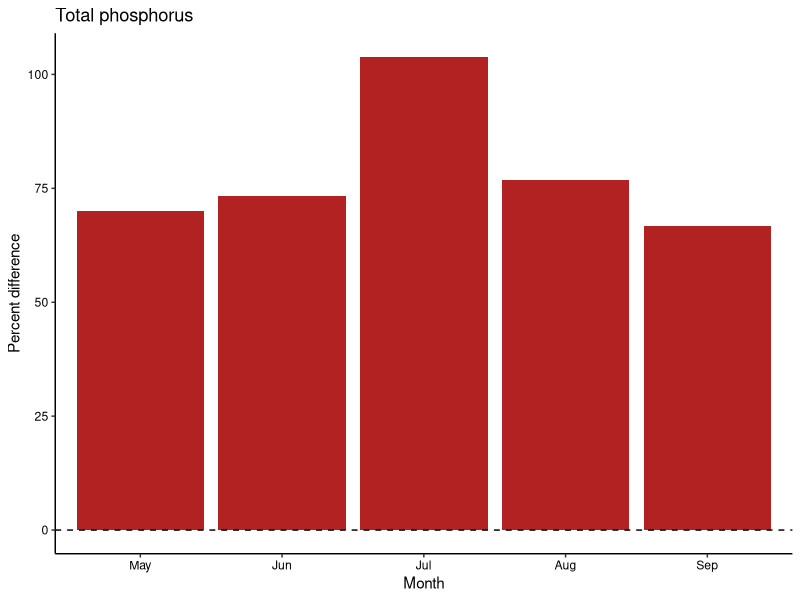
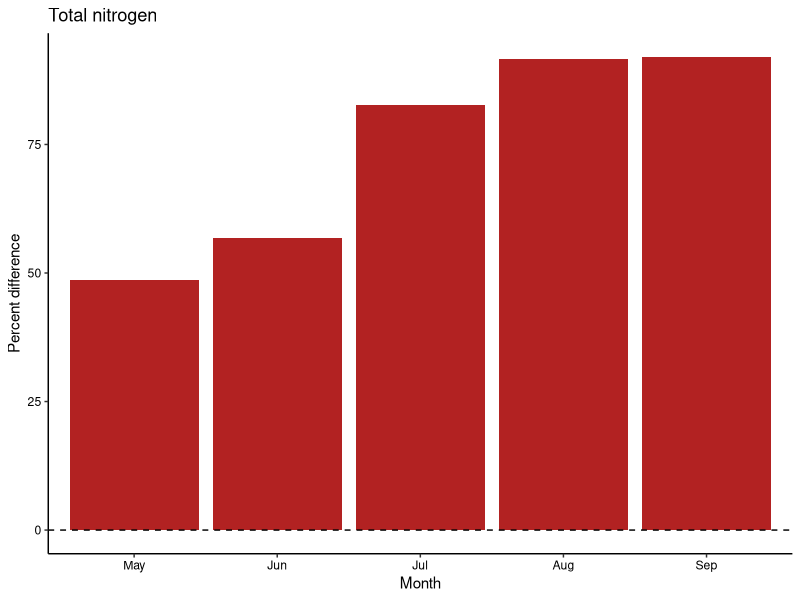
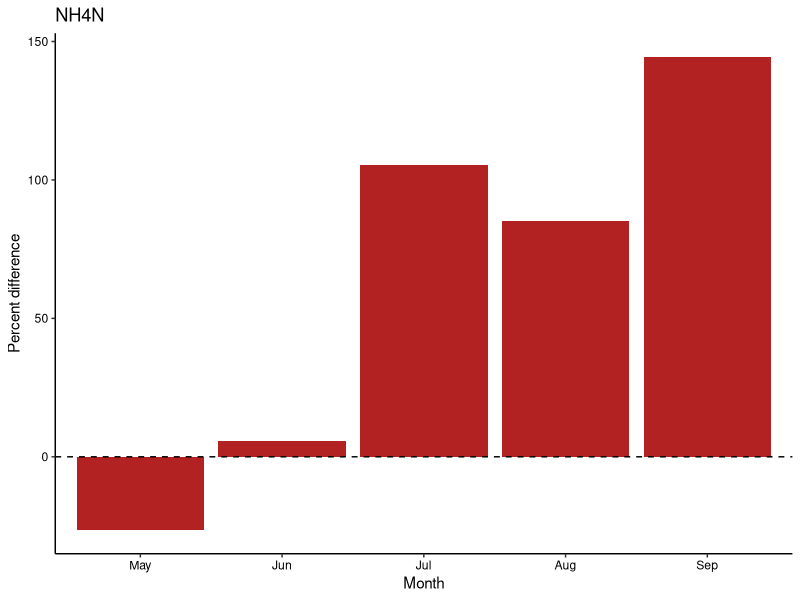
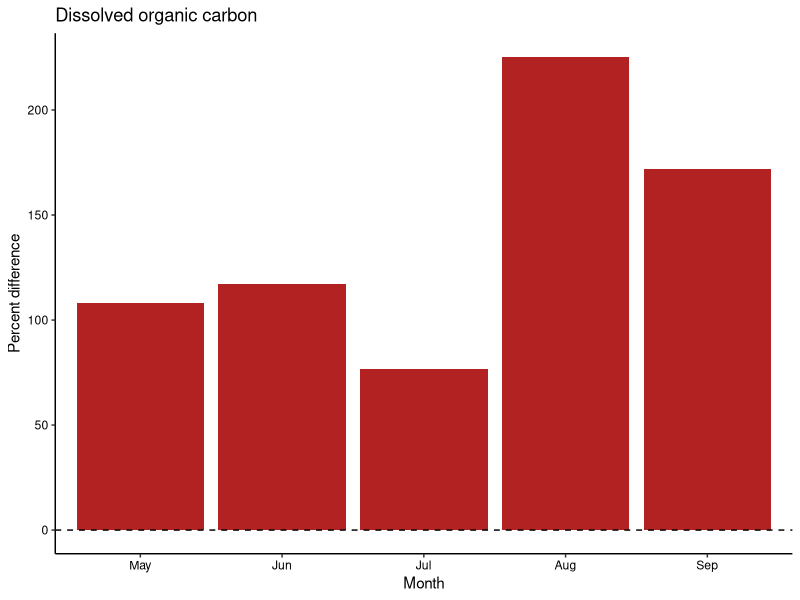
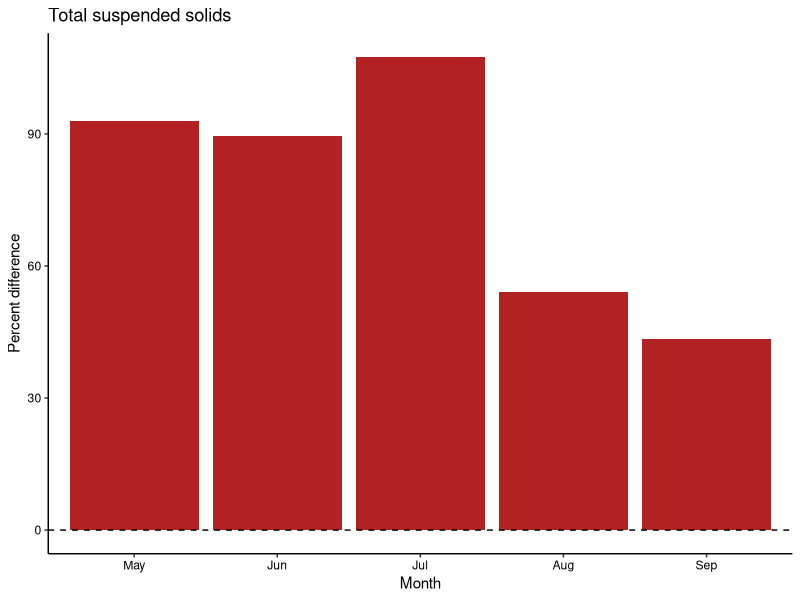
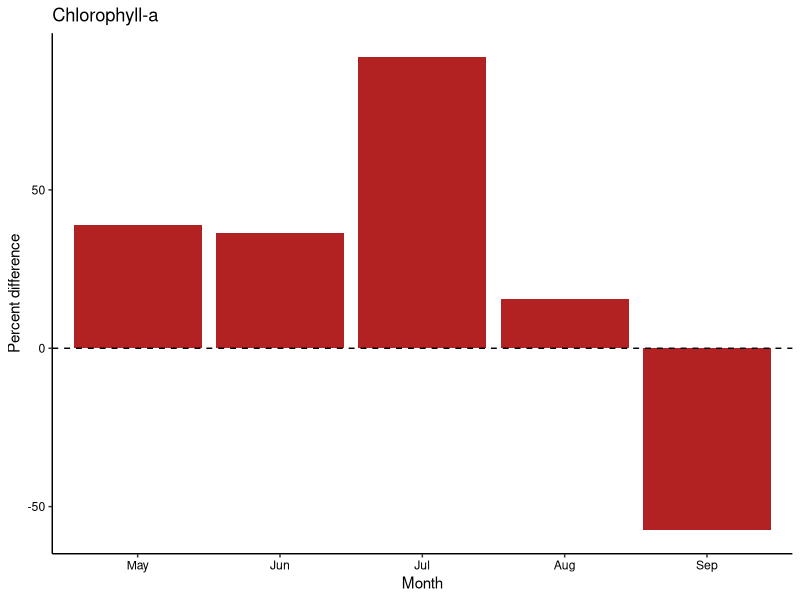
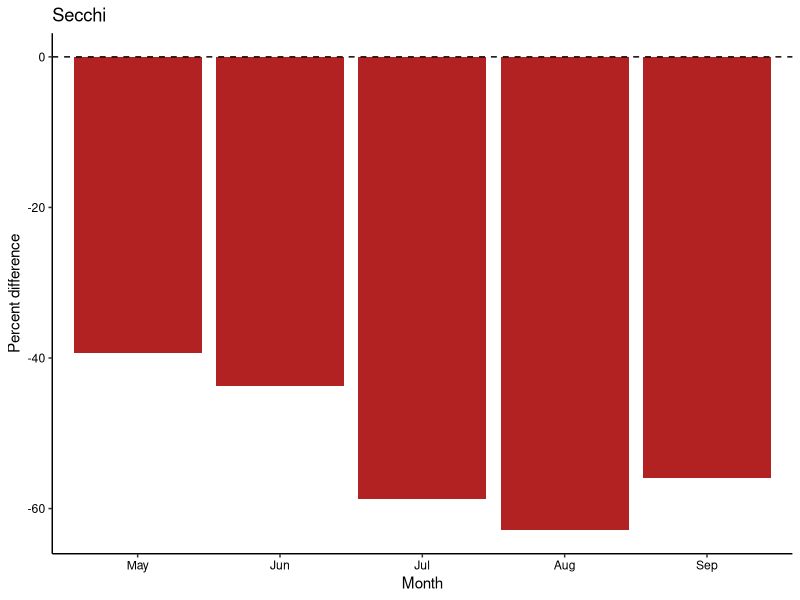
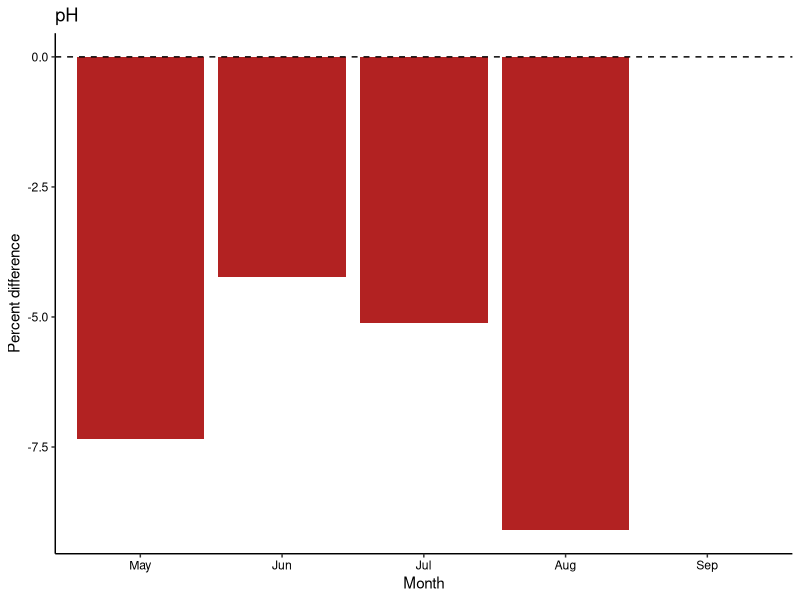

R code for these plots, in order:
## ---- chunk 1
knitr::opts_chunk$set(echo = TRUE)
#### R libraries ####
library(dplyr)
library(ggplot2)

#### Input data ####
setwd("C:/Users/immcc/Documents/SplashNBurn")

# water quality
waterquality <- read.csv("Data/WaterQuality/combined_lab_field_may_sep.csv")

#### Main program ####
month_order <- c('May','Jun','Jul','Aug','Sep')
common_y_limits <- c(-100,250)
common_y_breaks <- seq(-100,250,25)

## ---- chunk 2
# Percent change in water quality between burned and control lakes
# for each month from May to September 2022
# this version shows auto-trimmed y axes
# all metrics taken at the surface
## ---- chunk 3
## TP
TP <- waterquality[,c('TP_ppb','Month_factor','Type')]
TP_burned <- subset(TP, Type=='Burned')
TP_control <- subset(TP, Type=='Control')

TP_byMonth_burned <- TP_burned %>%
  group_by(Month_factor) %>%
  summarize(TP_MedianBurned=median(TP_ppb, na.rm=T))

TP_byMonth_control <- TP_control %>%
  group_by(Month_factor) %>%
  summarize(TP_MedianControl=median(TP_ppb, na.rm=T))

TP_byMonth <- merge(TP_byMonth_burned, TP_byMonth_control, by='Month_factor', all=T)
TP_byMonth <- TP_byMonth %>%
  mutate(Month_factor =  factor(Month_factor, levels = month_order)) %>%
  arrange(Month_factor)
TP_byMonth$TP_MedianDiff <- ((TP_byMonth$TP_MedianBurned - TP_byMonth$TP_MedianControl)/TP_byMonth$TP_MedianControl)*100

# basic plot
ggplot(TP_byMonth, aes(x=Month_factor, y=TP_MedianDiff))+
  geom_bar(stat='identity', fill='firebrick')+
  theme_classic()+
  scale_y_continuous('Percent difference')+
  scale_x_discrete('Month')+
  theme(axis.title.y=element_text(color='black'),
        axis.title.x=element_text(color='black'),
        axis.text.y=element_text(color='black'),
        axis.text.x=element_text(color='black'))+
  ggtitle('Total phosphorus')+
  geom_hline(yintercept = 0, linetype='dashed')


## TN
TN <- waterquality[,c('TN_ppb','Month_factor','Type')]
TN_burned <- subset(TN, Type=='Burned')
TN_control <- subset(TN, Type=='Control')

TN_byMonth_burned <- TN_burned %>%
  group_by(Month_factor) %>%
  summarize(TN_MedianBurned=median(TN_ppb, na.rm=T))

TN_byMonth_control <- TN_control %>%
  group_by(Month_factor) %>%
  summarize(TN_MedianControl=median(TN_ppb, na.rm=T))

TN_byMonth <- merge(TN_byMonth_burned, TN_byMonth_control, by='Month_factor', all=T)
TN_byMonth <- TN_byMonth %>%
  mutate(Month_factor =  factor(Month_factor, levels = month_order)) %>%
  arrange(Month_factor)
TN_byMonth$TN_MedianDiff <- ((TN_byMonth$TN_MedianBurned - TN_byMonth$TN_MedianControl)/TN_byMonth$TN_MedianControl)*100

# basic plot
ggplot(TN_byMonth, aes(x=Month_factor, y=TN_MedianDiff))+
  geom_bar(stat='identity', fill='firebrick')+
  theme_classic()+
  scale_y_continuous('Percent difference')+
  scale_x_discrete('Month')+
  theme(axis.title.y=element_text(color='black'),
        axis.title.x=element_text(color='black'),
        axis.text.y=element_text(color='black'),
        axis.text.x=element_text(color='black'))+
  ggtitle('Total nitrogen')+
  geom_hline(yintercept = 0, linetype='dashed')


# ## NO2NO3 # why so many 0s?
# NO2NO3 <- waterquality[,c('NO2NO3_ppb','Month_factor','Type')]
# NO2NO3_burned <- subset(NO2NO3, Type=='Burned')
# NO2NO3_control <- subset(NO2NO3, Type=='Control')
# 
# NO2NO3_byMonth_burned <- NO2NO3_burned %>%
#   group_by(Month_factor) %>%
#   summarize(NO2NO3_MedianBurned=median(NO2NO3_ppb, na.rm=T))
# 
# NO2NO3_byMonth_control <- NO2NO3_control %>%
#   group_by(Month_factor) %>%
#   summarize(NO2NO3_MedianControl=median(NO2NO3_ppb, na.rm=T))
# 
# NO2NO3_byMonth <- merge(NO2NO3_byMonth_burned, NO2NO3_byMonth_control, by='Month_factor', all=T)
# NO2NO3_byMonth <- NO2NO3_byMonth %>%
#   mutate(Month_factor =  factor(Month_factor, levels = month_order)) %>%
#   arrange(Month_factor)
# NO2NO3_byMonth$NO2NO3_MedianDiff <- ((NO2NO3_byMonth$NO2NO3_MedianBurned - NO2NO3_byMonth$NO2NO3_MedianControl)/NO2NO3_byMonth$NO2NO3_MedianControl)*100
# 
# # basic plot
# ggplot(NO2NO3_byMonth, aes(x=Month_factor, y=NO2NO3_MedianDiff))+
#   geom_bar(stat='identity', fill='firebrick')+
#   theme_classic()+
#   scale_y_continuous('Percent difference')+
#   scale_x_discrete('Month')+
#   theme(axis.title.y=element_text(color='black'),
#         axis.title.x=element_text(color='black'),
#         axis.text.y=element_text(color='black'),
#         axis.text.x=element_text(color='black'))+
#   ggtitle('NO2NO3')+
#   geom_hline(yintercept = 0, linetype='dashed')


## NH4N
NH4N <- waterquality[,c('NH4N_ppb','Month_factor','Type')]
NH4N_burned <- subset(NH4N, Type=='Burned')
NH4N_control <- subset(NH4N, Type=='Control')

NH4N_byMonth_burned <- NH4N_burned %>%
  group_by(Month_factor) %>%
  summarize(NH4N_MedianBurned=median(NH4N_ppb, na.rm=T))

NH4N_byMonth_control <- NH4N_control %>%
  group_by(Month_factor) %>%
  summarize(NH4N_MedianControl=median(NH4N_ppb, na.rm=T))

NH4N_byMonth <- merge(NH4N_byMonth_burned, NH4N_byMonth_control, by='Month_factor', all=T)
NH4N_byMonth <- NH4N_byMonth %>%
  mutate(Month_factor =  factor(Month_factor, levels = month_order)) %>%
  arrange(Month_factor)
NH4N_byMonth$NH4N_MedianDiff <- ((NH4N_byMonth$NH4N_MedianBurned - NH4N_byMonth$NH4N_MedianControl)/NH4N_byMonth$NH4N_MedianControl)*100

# basic plot
ggplot(NH4N_byMonth, aes(x=Month_factor, y=NH4N_MedianDiff))+
  geom_bar(stat='identity', fill='firebrick')+
  theme_classic()+
  scale_y_continuous('Percent difference')+
  scale_x_discrete('Month')+
  theme(axis.title.y=element_text(color='black'),
        axis.title.x=element_text(color='black'),
        axis.text.y=element_text(color='black'),
        axis.text.x=element_text(color='black'))+
  ggtitle('NH4N')+
  geom_hline(yintercept = 0, linetype='dashed')

## DOC
DOC <- waterquality[,c('DOC_ppm','Month_factor','Type')]
DOC_burned <- subset(DOC, Type=='Burned')
DOC_control <- subset(DOC, Type=='Control')

DOC_byMonth_burned <- DOC_burned %>%
  group_by(Month_factor) %>%
  summarize(DOC_MedianBurned=median(DOC_ppm, na.rm=T))

DOC_byMonth_control <- DOC_control %>%
  group_by(Month_factor) %>%
  summarize(DOC_MedianControl=median(DOC_ppm, na.rm=T))

DOC_byMonth <- merge(DOC_byMonth_burned, DOC_byMonth_control, by='Month_factor', all=T)
DOC_byMonth <- DOC_byMonth %>%
  mutate(Month_factor =  factor(Month_factor, levels = month_order)) %>%
  arrange(Month_factor)
DOC_byMonth$DOC_MedianDiff <- ((DOC_byMonth$DOC_MedianBurned - DOC_byMonth$DOC_MedianControl)/DOC_byMonth$DOC_MedianControl)*100

# basic plot
ggplot(DOC_byMonth, aes(x=Month_factor, y=DOC_MedianDiff))+
  geom_bar(stat='identity', fill='firebrick')+
  theme_classic()+
  scale_y_continuous('Percent difference')+
  scale_x_discrete('Month')+
  theme(axis.title.y=element_text(color='black'),
        axis.title.x=element_text(color='black'),
        axis.text.y=element_text(color='black'),
        axis.text.x=element_text(color='black'))+
  ggtitle('Dissolved organic carbon')+
  geom_hline(yintercept = 0, linetype='dashed')

## TSS
TSS <- waterquality[,c('TSS_mgL','Month_factor','Type')]
TSS_burned <- subset(TSS, Type=='Burned')
TSS_control <- subset(TSS, Type=='Control')

TSS_byMonth_burned <- TSS_burned %>%
  group_by(Month_factor) %>%
  summarize(TSS_MedianBurned=median(TSS_mgL, na.rm=T))

TSS_byMonth_control <- TSS_control %>%
  group_by(Month_factor) %>%
  summarize(TSS_MedianControl=median(TSS_mgL, na.rm=T))

TSS_byMonth <- merge(TSS_byMonth_burned, TSS_byMonth_control, by='Month_factor', all=T)
TSS_byMonth <- TSS_byMonth %>%
  mutate(Month_factor =  factor(Month_factor, levels = month_order)) %>%
  arrange(Month_factor)
TSS_byMonth$TSS_MedianDiff <- ((TSS_byMonth$TSS_MedianBurned - TSS_byMonth$TSS_MedianControl)/TSS_byMonth$TSS_MedianControl)*100

# basic plot
ggplot(TSS_byMonth, aes(x=Month_factor, y=TSS_MedianDiff))+
  geom_bar(stat='identity', fill='firebrick')+
  theme_classic()+
  scale_y_continuous('Percent difference')+
  scale_x_discrete('Month')+
  theme(axis.title.y=element_text(color='black'),
        axis.title.x=element_text(color='black'),
        axis.text.y=element_text(color='black'),
        axis.text.x=element_text(color='black'))+
  ggtitle('Total suspended solids')+
  geom_hline(yintercept = 0, linetype='dashed')


## Chloro
Chloro <- waterquality[,c('Chloro_ppb','Month_factor','Type')]
Chloro_burned <- subset(Chloro, Type=='Burned')
Chloro_control <- subset(Chloro, Type=='Control')

Chloro_byMonth_burned <- Chloro_burned %>%
  group_by(Month_factor) %>%
  summarize(Chloro_MedianBurned=median(Chloro_ppb, na.rm=T))

Chloro_byMonth_control <- Chloro_control %>%
  group_by(Month_factor) %>%
  summarize(Chloro_MedianControl=median(Chloro_ppb, na.rm=T))

Chloro_byMonth <- merge(Chloro_byMonth_burned, Chloro_byMonth_control, by='Month_factor', all=T)
Chloro_byMonth <- Chloro_byMonth %>%
  mutate(Month_factor =  factor(Month_factor, levels = month_order)) %>%
  arrange(Month_factor)
Chloro_byMonth$Chloro_MedianDiff <- ((Chloro_byMonth$Chloro_MedianBurned - Chloro_byMonth$Chloro_MedianControl)/Chloro_byMonth$Chloro_MedianControl)*100

# basic plot
ggplot(Chloro_byMonth, aes(x=Month_factor, y=Chloro_MedianDiff))+
  geom_bar(stat='identity', fill='firebrick')+
  theme_classic()+
  scale_y_continuous('Percent difference')+
  scale_x_discrete('Month')+
  theme(axis.title.y=element_text(color='black'),
        axis.title.x=element_text(color='black'),
        axis.text.y=element_text(color='black'),
        axis.text.x=element_text(color='black'))+
  ggtitle('Chlorophyll-a')+
  geom_hline(yintercept = 0, linetype='dashed')


## Secchi
Secchi <- waterquality[,c('SecchiDepth_m','Month_factor','Type')]
Secchi_burned <- subset(Secchi, Type=='Burned')
Secchi_control <- subset(Secchi, Type=='Control')

Secchi_byMonth_burned <- Secchi_burned %>%
  group_by(Month_factor) %>%
  summarize(Secchi_MedianBurned=median(SecchiDepth_m, na.rm=T))

Secchi_byMonth_control <- Secchi_control %>%
  group_by(Month_factor) %>%
  summarize(Secchi_MedianControl=median(SecchiDepth_m, na.rm=T))

Secchi_byMonth <- merge(Secchi_byMonth_burned, Secchi_byMonth_control, by='Month_factor', all=T)
Secchi_byMonth <- Secchi_byMonth %>%
  mutate(Month_factor =  factor(Month_factor, levels = month_order)) %>%
  arrange(Month_factor)
Secchi_byMonth$Secchi_MedianDiff <- ((Secchi_byMonth$Secchi_MedianBurned - Secchi_byMonth$Secchi_MedianControl)/Secchi_byMonth$Secchi_MedianControl)*100

# basic plot
ggplot(Secchi_byMonth, aes(x=Month_factor, y=Secchi_MedianDiff))+
  geom_bar(stat='identity', fill='firebrick')+
  theme_classic()+
  scale_y_continuous('Percent difference')+
  scale_x_discrete('Month')+
  theme(axis.title.y=element_text(color='black'),
        axis.title.x=element_text(color='black'),
        axis.text.y=element_text(color='black'),
        axis.text.x=element_text(color='black'))+
  ggtitle('Secchi')+
  geom_hline(yintercept = 0, linetype='dashed')


## pH
pH <- waterquality[,c('pH','Month_factor','Type')]
pH_burned <- subset(pH, Type=='Burned')
pH_control <- subset(pH, Type=='Control')

pH_byMonth_burned <- pH_burned %>%
  group_by(Month_factor) %>%
  summarize(pH_MedianBurned=median(pH, na.rm=T))

pH_byMonth_control <- pH_control %>%
  group_by(Month_factor) %>%
  summarize(pH_MedianControl=median(pH, na.rm=T))

pH_byMonth <- merge(pH_byMonth_burned, pH_byMonth_control, by='Month_factor', all=T)
pH_byMonth <- pH_byMonth %>%
  mutate(Month_factor =  factor(Month_factor, levels = month_order)) %>%
  arrange(Month_factor)
pH_byMonth$pH_MedianDiff <- ((pH_byMonth$pH_MedianBurned - pH_byMonth$pH_MedianControl)/pH_byMonth$pH_MedianControl)*100

# basic plot
ggplot(pH_byMonth, aes(x=Month_factor, y=pH_MedianDiff))+
  geom_bar(stat='identity', fill='firebrick')+
  theme_classic()+
  scale_y_continuous('Percent difference')+
  scale_x_discrete('Month')+
  theme(axis.title.y=element_text(color='black'),
        axis.title.x=element_text(color='black'),
        axis.text.y=element_text(color='black'),
        axis.text.x=element_text(color='black'))+
  ggtitle('pH')+
  geom_hline(yintercept = 0, linetype='dashed')

## WaterTemp_C
WaterTemp_C <- waterquality[,c('WaterTemp_C','Month_factor','Type')]
WaterTemp_C_burned <- subset(WaterTemp_C, Type=='Burned')
WaterTemp_C_control <- subset(WaterTemp_C, Type=='Control')

WaterTemp_C_byMonth_burned <- WaterTemp_C_burned %>%
  group_by(Month_factor) %>%
  summarize(WaterTemp_C_MedianBurned=median(WaterTemp_C, na.rm=T))

WaterTemp_C_byMonth_control <- WaterTemp_C_control %>%
  group_by(Month_factor) %>%
  summarize(WaterTemp_C_MedianControl=median(WaterTemp_C, na.rm=T))

WaterTemp_C_byMonth <- merge(WaterTemp_C_byMonth_burned, WaterTemp_C_byMonth_control, by='Month_factor', all=T)
WaterTemp_C_byMonth <- WaterTemp_C_byMonth %>%
  mutate(Month_factor =  factor(Month_factor, levels = month_order)) %>%
  arrange(Month_factor)
WaterTemp_C_byMonth$WaterTemp_C_MedianDiff <- ((WaterTemp_C_byMonth$WaterTemp_C_MedianBurned - WaterTemp_C_byMonth$WaterTemp_C_MedianControl)/WaterTemp_C_byMonth$WaterTemp_C_MedianControl)*100

# basic plot
ggplot(WaterTemp_C_byMonth, aes(x=Month_factor, y=WaterTemp_C_MedianDiff))+
  geom_bar(stat='identity', fill='firebrick')+
  theme_classic()+
  scale_y_continuous('Percent difference')+
  scale_x_discrete('Month')+
  theme(axis.title.y=element_text(color='black'),
        axis.title.x=element_text(color='black'),
        axis.text.y=element_text(color='black'),
        axis.text.x=element_text(color='black'))+
  ggtitle('Water Temperature')+
  geom_hline(yintercept = 0, linetype='dashed')


## SpecCond_uScm
SpecCond_uScm <- waterquality[,c('SpecCond_uScm','Month_factor','Type')]
SpecCond_uScm_burned <- subset(SpecCond_uScm, Type=='Burned')
SpecCond_uScm_control <- subset(SpecCond_uScm, Type=='Control')

SpecCond_uScm_byMonth_burned <- SpecCond_uScm_burned %>%
  group_by(Month_factor) %>%
  summarize(SpecCond_uScm_MedianBurned=median(SpecCond_uScm, na.rm=T))

SpecCond_uScm_byMonth_control <- SpecCond_uScm_control %>%
  group_by(Month_factor) %>%
  summarize(SpecCond_uScm_MedianControl=median(SpecCond_uScm, na.rm=T))

SpecCond_uScm_byMonth <- merge(SpecCond_uScm_byMonth_burned, SpecCond_uScm_byMonth_control, by='Month_factor', all=T)
SpecCond_uScm_byMonth <- SpecCond_uScm_byMonth %>%
  mutate(Month_factor =  factor(Month_factor, levels = month_order)) %>%
  arrange(Month_factor)
SpecCond_uScm_byMonth$SpecCond_uScm_MedianDiff <- ((SpecCond_uScm_byMonth$SpecCond_uScm_MedianBurned - SpecCond_uScm_byMonth$SpecCond_uScm_MedianControl)/SpecCond_uScm_byMonth$SpecCond_uScm_MedianControl)*100

# basic plot
ggplot(SpecCond_uScm_byMonth, aes(x=Month_factor, y=SpecCond_uScm_MedianDiff))+
  geom_bar(stat='identity', fill='firebrick')+
  theme_classic()+
  scale_y_continuous('Percent difference')+
  scale_x_discrete('Month')+
  theme(axis.title.y=element_text(color='black'),
        axis.title.x=element_text(color='black'),
        axis.text.y=element_text(color='black'),
        axis.text.x=element_text(color='black'))+
  ggtitle('Specific conductivity')+
  geom_hline(yintercept = 0, linetype='dashed')


## ANC
ANC <- waterquality[,c('ANC_mgCaCO3L','Month_factor','Type')]
ANC_burned <- subset(ANC, Type=='Burned')
ANC_control <- subset(ANC, Type=='Control')

ANC_byMonth_burned <- ANC_burned %>%
  group_by(Month_factor) %>%
  summarize(ANC_MedianBurned=median(ANC_mgCaCO3L, na.rm=T))

ANC_byMonth_control <- ANC_control %>%
  group_by(Month_factor) %>%
  summarize(ANC_MedianControl=median(ANC_mgCaCO3L, na.rm=T))

ANC_byMonth <- merge(ANC_byMonth_burned, ANC_byMonth_control, by='Month_factor', all=T)
ANC_byMonth <- ANC_byMonth %>%
  mutate(Month_factor =  factor(Month_factor, levels = month_order)) %>%
  arrange(Month_factor)
ANC_byMonth$ANC_MedianDiff <- ((ANC_byMonth$ANC_MedianBurned - ANC_byMonth$ANC_MedianControl)/ANC_byMonth$ANC_MedianControl)*100

# basic plot
ggplot(ANC_byMonth, aes(x=Month_factor, y=ANC_MedianDiff))+
  geom_bar(stat='identity', fill='firebrick')+
  theme_classic()+
  scale_y_continuous('Percent difference')+
  scale_x_discrete('Month')+
  theme(axis.title.y=element_text(color='black'),
        axis.title.x=element_text(color='black'),
        axis.text.y=element_text(color='black'),
        axis.text.x=element_text(color='black'))+
  ggtitle('ANC mgCaCO3L')+
  geom_hline(yintercept = 0, linetype='dashed')




